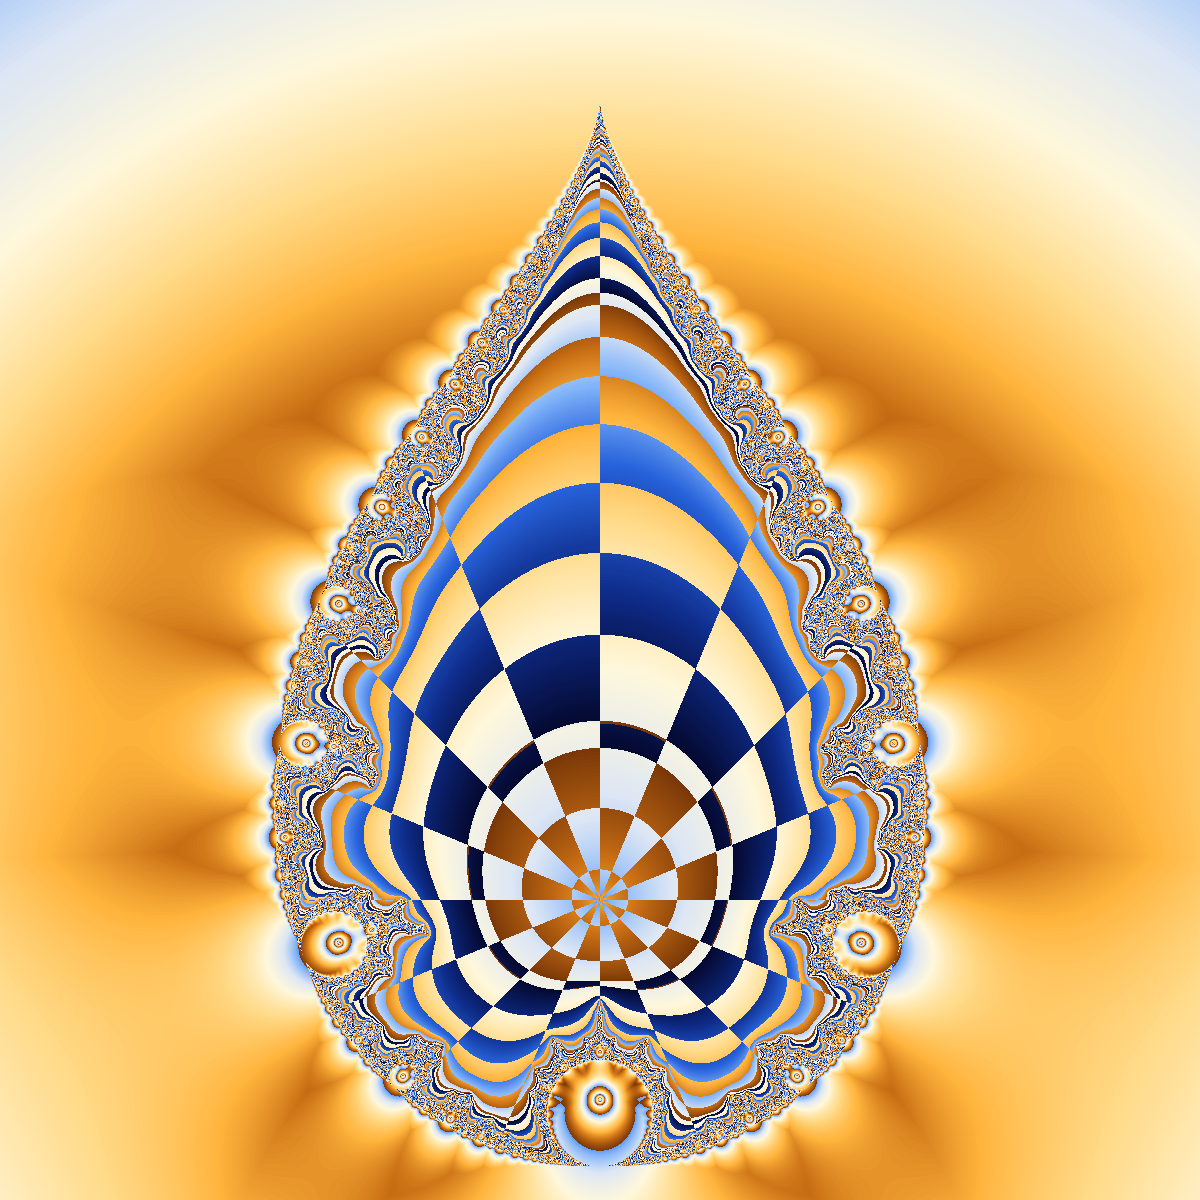

Source code (Python):
#!/usr/bin/env python3
"""
逆M_外部三角扇形_最终版v2.py
===========================
基于DNA_M集音乐探索器的算法精髓:
  外部: 平滑彩虹 + 二进制分解(arg(z)符号)→ 二分棋盘格
  内部: orbit trap 同心圆
  cmap: 蓝→白→金渐变
  实轴朝下 (flipud)
"""
import numpy as np, os, sys, math, time
from PIL import Image

OUT_DIR = os.path.dirname(os.path.abspath(__file__))
RES = int(sys.argv[1]) if len(sys.argv) > 1 else 1200
MAX_ITER = 400
R2 = 2500
ALPHA = -1.0  # s=1 → 逆M

def make_lut_blue_gold():
    """蓝→白→金 256色LUT — 增强对比度"""
    stops = [
        [5, 10, 50],     # 0: 深蓝黑
        [15, 45, 140],   # 1: 蓝
        [40, 100, 220],  # 2: 亮蓝
        [130, 180, 250], # 3: 蓝白
        [220, 230, 245], # 4: 近白
        [255, 248, 220], # 5: 米白
        [255, 220, 140], # 6: 浅金
        [255, 180, 60],  # 7: 金
        [200, 110, 20],  # 8: 深金
        [120, 55, 8],    # 9: 棕
    ]
    lut = np.zeros((256, 3), dtype=np.uint8)
    seg_n = len(stops) - 1
    for i in range(256):
        t = i / 255 * seg_n
        k = min(int(t), seg_n - 1)
        f = t - k
        for c in range(3):
            lut[i, c] = int(stops[k][c] * (1 - f) + stops[k+1][c] * f)
    return lut

LUT = make_lut_blue_gold()

print(f"[1/3] 逆M迭代 {RES}x{RES}  MAX_ITER={MAX_ITER}")
t0 = time.time()

xs = np.linspace(-3.0, 3.0, RES, dtype=np.float64)  # 虚数轴Im, 对称中心0, 跨度=6.0 (axis_equal)
ys = np.linspace(-1.5, 4.5, RES, dtype=np.float64)  # 实数轴Re, 跨度=6.0 (axis_equal)
X, Y = np.meshgrid(xs, ys)
C = Y + 1j * X

# c_eff = c^alpha (alpha=-1 → 1/c)
r = np.abs(C)
r = np.maximum(r, 1e-13)
theta = np.angle(C)
rp = np.power(r, ALPHA)
aa = ALPHA * theta
ce_re = rp * np.cos(aa)
ce_im = rp * np.sin(aa)

Z_re = np.zeros_like(ce_re)
Z_im = np.zeros_like(ce_im)
ic = np.full(C.shape, MAX_ITER, dtype=np.int32)
trap = np.full(C.shape, 1e30, dtype=np.float64)
alive = np.ones(C.shape, dtype=bool)

for n in range(MAX_ITER):
    if not alive.any(): break
    zr = Z_re[alive]; zi = Z_im[alive]
    er = ce_re[alive]; ei = ce_im[alive]
    nzr = zr*zr - zi*zi + er
    nzi = 2*zr*zi + ei
    Z_re[alive] = nzr; Z_im[alive] = nzi
    m2 = nzr*nzr + nzi*nzi
    trap[alive] = np.minimum(trap[alive], m2)
    esc = m2 > R2
    ic[alive] = np.where(esc, n, ic[alive])
    alive[alive] = ~esc

print(f"  iter: [{ic.min()}, {ic.max()}]  {time.time()-t0:.1f}s")

# ================================================================
# 着色: 内部trap同心圆 + 外部smooth+二进制分解
# ================================================================
print("[2/3] 着色...")
t0 = time.time()

v_arr = np.zeros(C.shape, dtype=np.float64)
interior = ic >= MAX_ITER
exterior = ~interior

# 内部: orbit trap 同心圆 + 提升亮度
with np.errstate(invalid='ignore', divide='ignore'):
    v_int = (np.log(trap[interior] + 1e-9) * 0.55) % 1.0
    # 提升内部亮度: trap值小的区域(近核) = 亮, trap大的区域 = 暗金
    v_arr[interior] = 0.3 + 0.7 * v_int

# 外部: 平滑彩虹 + 二进制分解 (从水滴边缘向外outward)
Z_re_e = Z_re[exterior]; Z_im_e = Z_im[exterior]
ic_e = ic[exterior]

# 平滑重整化
nu = np.log2(np.log(np.maximum(Z_re_e*Z_re_e+Z_im_e*Z_im_e, 1e-30)) / 2 / math.log(2)) / math.log(2)
v_smooth = (ic_e + 1 - nu) * 0.132

# ★ 二进制分解: arg(C) 从全局原点(0,0)向外辐射 ★
# arg(C) = atan2(Im, Re) = atan2(X, Y)  因为 C = Y + jX
# X=Im轴(水平), Y=Re轴(垂直)
arg_out = np.arctan2(X[exterior], Y[exterior])
N_RAYS = 16  # 16条射线 → 8对交替棋盘向外辐射
ray_idx = np.floor((arg_out + np.pi) / (2 * np.pi) * N_RAYS).astype(int) % N_RAYS
ray_parity = (ray_idx % 2) == 0
# XOR with iter奇偶: 相邻环带棋盘交替
iter_parity = (ic_e % 2) == 1
checker = np.where(iter_parity, ~ray_parity, ray_parity)

# 外部: 平滑色带 + 二进制棋盘(蓝←→金强对比)
# 状态0: 映射到LUT蓝白端 [0, 0.5)
# 状态1: 映射到LUT金端 [0.5, 1.0)
# => 棋盘格=蓝白交替vs金 → 视觉上极其清晰
v_base = v_smooth % 1.0
v_arr[exterior] = np.where(checker, 0.5 + 0.5 * v_base, 0.5 * v_base)

# 映射到 LUT
img = np.zeros((RES, RES, 3), dtype=np.uint8)
vi = (v_arr * 255).astype(np.int32) % 256
for c in range(3):
    img[:,:,c] = LUT[vi, c]

# 实轴朝下 (flip vertical)
img = img[::-1, :, :]

print(f"  {time.time()-t0:.1f}s")

# ================================================================
# 保存
# ================================================================
print("[3/3] 保存...")
out = os.path.join(OUT_DIR, "逆M_外部三角扇形_最终版v2.png")
Image.fromarray(img, 'RGB').save(out)
sz = os.path.getsize(out) / 1024
print(f"  → {out}  ({sz:.0f}KB)")
print(f"  Done!")
